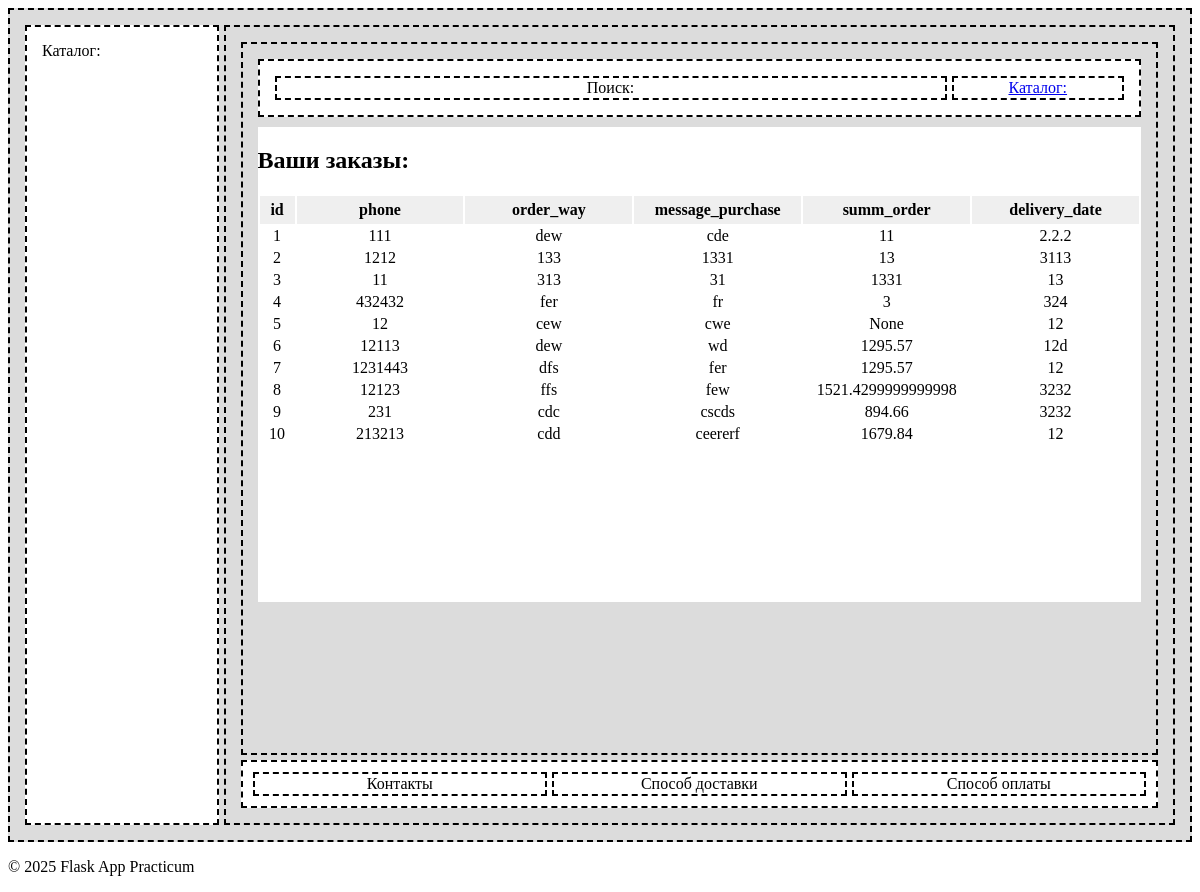
Page /order (signed in) on the earlier database version.
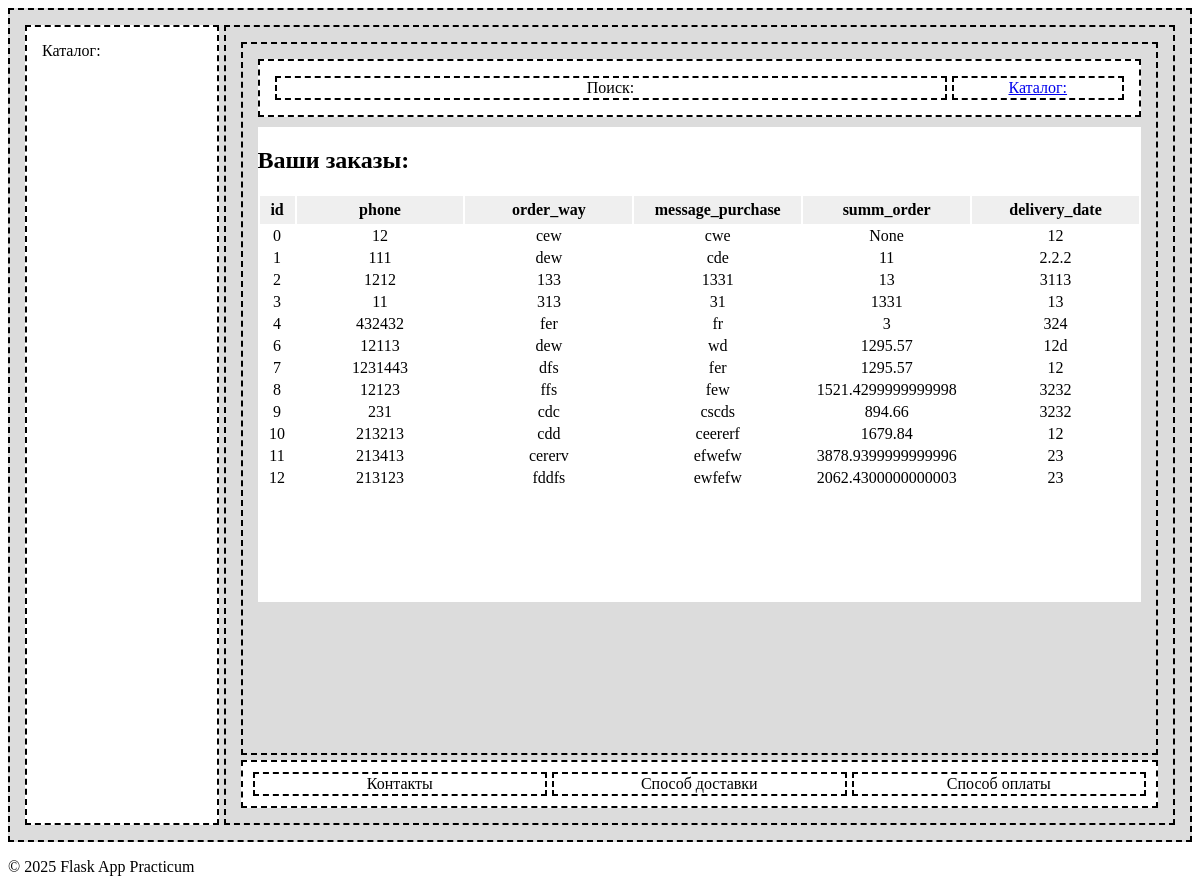
Same page on the later database version.
### app.py (models this page shows, shortened)
class Order(db.Model):
    __tablename__ = 'order'
    id = db.Column(db.Integer, unique=True,
                   primary_key=True, nullable=True)
    phone = db.Column(db.String(220), nullable=True)
    order_way = db.Column(db.String(220), nullable=True)
    message_purchase = db.Column(db.String(220), nullable=True)
    summ_order = db.Column(db.Integer, nullable=True)
    delivery_date = db.Column(db.String(220), nullable=True)

### app.py (the view)
@app.route('/order')
@login_required
def orderview():
    orders = Order.query.all()
    return render_template("orderview.html", orders=orders)

### app.py (called while the page is built)
@login_manager.user_loader
def load_user(user_id):
    return Users.query.get(int(user_id))

### templates/orderview.html (shortened to what this page needs)
{%extends 'base.html'%}
{%block content_0%}
<div class="block-cataloge">Каталог:
</div>
{%endblock%}
{%block content%}
<div class="row-1">
    <div class="block-birck">Поиск:</div>
    <div class="block-birck" style="width: 25%;"><a href="{{url_for('dashboard')}}">Каталог:</a></div>
</div>
<div class="row-3">
    <h2>Ваши заказы:</h2>
    <table style="width: 100%;">
        <thead>
            <th style="width: 25px;">id</th>
            <th>phone</th>
            <th>order_way</th>
            <th>message_purchase</th>
            <th>summ_order</th>
            <th>delivery_date</th>
        </thead>
        <div>{%for item in orders%}
            <tbody>
                <tr>
                    <td style="width: 25px;">{{item.id}}</td>
                    <td>{{item.phone}}</td>
                    <td>{{item.order_way}}</td>
                    <td>{{item.message_purchase}}</td>
                    <td>{{item.summ_order}}</td>
                    <td>{{item.delivery_date}}</td>
                </tr>
            </tbody>
            {%endfor%}
        </div>
    </table>
</div>
</div>{%endblock%}

### templates/base.html (shortened to what this page needs)
<!DOCTYPE html>
<html lang="en">
<head>
    <link rel="stylesheet" href="{{ url_for('static', filename='css/styles.css') }}">
</head>
<body>
    <main>
        <div class="block-main">
            {% block content_0 %}{% endblock %}
            <div class="block-part2">
                <div class="block-custom">
                    {% block content %}{% endblock %}
                    <div class="row-4">
                        <div class="block-birck">Контакты</div>
                        <div class="block-birck">Способ доставки</div>
                        <div class="block-birck">Способ оплаты</div>
                    </div>
                </div>
            </div>
    </main>
    <footer>
        <p>&copy; 2025 Flask App Practicum</p>
    </footer>
</body>
</html>

### static/css/styles.css (style rules this page uses)
.block-custom { height: 400px; border: 2px dashed black; padding: 15px; display: flex; flex-direction: column; gap: 5px; }
.block-main { height: 800px; border: 2px dashed black; padding: 15px; display: flex; flex-direction: row; gap: 5px; background-color: gainsboro; }
.block-cataloge { width: 200px; border: 2px dashed black; padding: 15px; display: flex; flex-direction: column; gap: 5px; background-color: white; }
.block-part2 { width: 100%; border: 2px dashed black; padding: 15px; display: flex; flex-direction: column; gap: 5px; }
.block-custom { height: 100%; border: 2px dashed black; padding: 15px; }
table { table-layout: fixed; text-align: center; }
table th { font-weight: bold; padding: 5px; background: #efefef; }
body main .block-main .block-part2 .block-custom .row-1 { border: 2px dashed black; padding: 15px; display: flex; flex-direction: row; gap: 5px; }
body main .block-main .block-part2 .block-custom .row-3 { height: 70%; }
.row-1 { background-color: white; }
.row-3 { overflow: scroll; height: 100%; background-color: white; }
.row-4 { border: 2px dashed black; padding: 10px; display: flex; flex-direction: row; gap: 5px; background-color: white; }
.block-birck { width: 100%; justify-content: center; border: 2px dashed black; padding: 1px; display: flex; }

Differences in the rows shown:
removed Order: id "5", phone "12", order_way "cew", message_purchase "cwe", summ_order "None", delivery_date "12"
added Order: id "0", phone "12", order_way "cew", message_purchase "cwe", summ_order "None", delivery_date "12"
added Order: id "11", phone "213413", order_way "cererv", message_purchase "efwefw", summ_order "3878.9399999999996", delivery_date "23"
added Order: id "12", phone "213123", order_way "fddfs", message_purchase "ewfefw", summ_order "2062.4300000000003", delivery_date "23"
